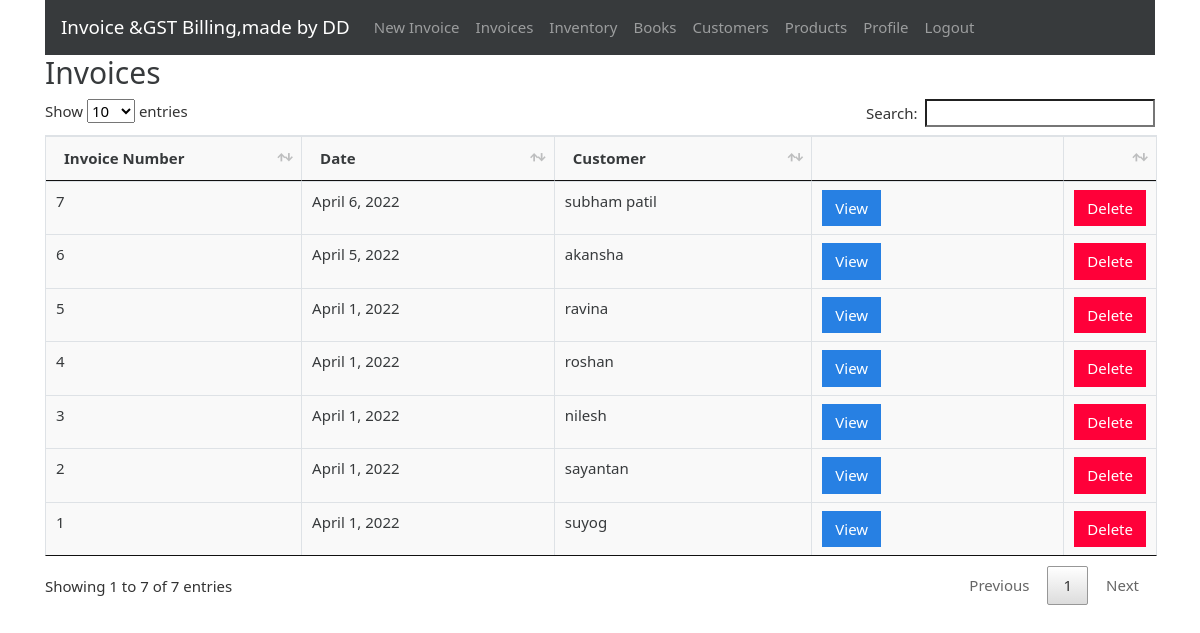
Screenshot of /invoices (signed in) with the database file from the repository.
### gstbillingapp/models.py (models this page shows, shortened)
class Invoice(models.Model):
    user = models.ForeignKey(User, null=True, blank=True, on_delete=models.SET_NULL)
    invoice_number = models.IntegerField()
    invoice_date = models.DateField()
    invoice_customer = models.ForeignKey(
        'Customer',
        on_delete=models.SET_NULL,
        null=True
    )
    invoice_json = models.TextField()
    inventory_reflected = models.BooleanField(default=True)
    books_reflected = models.BooleanField(default=True)

class Customer(models.Model):
    user = models.ForeignKey(User, null=True, blank=True, on_delete=models.SET_NULL)
    customer_name = models.CharField(max_length=200)
    customer_address = models.TextField(max_length=600, blank=True, null=True)
    customer_phone = models.CharField(max_length=14, blank=True, null=True)
    customer_gst = models.CharField(max_length=15, blank=True, null=True)
    def __str__(self):
        return self.customer_name

### gstbillingapp/views.py (the view)
# urls.py: path('invoices', views.invoices, name='invoices'),
@login_required
def invoices(request):
    context = {}
    context['invoices'] = Invoice.objects.filter(user=request.user).order_by('-id')
    return render(request, 'gstbillingapp/invoices.html', context)

### gstbillingapp/templates/gstbillingapp/invoices.html (shortened to what this page needs)
{% extends "gstbillingapp/base.html" %}
{% load static %}
{% block content %}
		<h2>Invoices</h2>
		<table class="table table-bordered" id="invoice-table">
		<thead>
			<tr>
				<th>Invoice Number</th>
				<th>Date</th>
				<th>Customer</th>
				<th></th>
				<th></th>
			</tr>
		</thead>
		<tbody class="two-col-form">
			{% for invoice in invoices %}
			<tr>
 				<td>{{invoice.invoice_number}}</td>
 				<td>{{invoice.invoice_date}}</td>
 				<td>{{invoice.invoice_customer}}</td>
				 <td><a href="{% url 'invoice_viewer' invoice.id %}"><button type="button" class="btn btn-primary">View</button></a></td>
				 <td><button type="button" class="btn btn-danger" data-toggle="modal" data-target="#invoiceDeleteModal" data-invoice-id="{{invoice.id}}" data-invoice-number="{{invoice.invoice_number}}, for {{invoice.invoice_customer}}">Delete</button></td>
			</tr>
			{% endfor %}
		</tbody>
		</table>
{% endblock %}

### gstbillingapp/templates/gstbillingapp/base.html (shortened to what this page needs)
{% load static %}
<!doctype html>
<html lang="en">
<head>
	<link rel="stylesheet" href="{% static "gstbillingapp/bootstrap-4.4.1-dist/css/bootstrap-cosmo.min.css" %}">
	<link rel="stylesheet" href="{% static "gstbillingapp/main.css" %}">
	<link rel="stylesheet" href="{% static "gstbillingapp/DataTables/jquery.dataTables.min.css" %}">
	<link rel="stylesheet" href="{% static "gstbillingapp/DataTables/dataTables.bootstrap4.min.css" %}">
</head>
<body>
	<div class="container">
		{% include "gstbillingapp/navbar.html" %}
		{% block content %}{% endblock %}
	</div>
</body>
</html>

### gstbillingapp/templates/gstbillingapp/navbar.html (shortened to what this page needs)
<nav class="navbar navbar-expand-lg navbar-dark bg-dark">
	<a class="navbar-brand" href="{% url 'landing_page' %}">Invoice &GST Billing,made by DD</a>
	<div class="collapse navbar-collapse" id="navbarSupportedContent">
		<ul class="navbar-nav mr-auto">
			{% if user.is_authenticated %}
			<li class="nav-item">
				<a class="nav-link" href="{% url 'invoice_create' %}">New Invoice <span class="sr-only">(current)</span></a>
			</li>
			<li class="nav-item">
				<a class="nav-link" href="{% url 'invoices' %}">Invoices</a>
			</li>
			<li class="nav-item">
				<a class="nav-link" href="{% url 'inventory' %}">Inventory</a>
			</li>
			<li class="nav-item">
				<a class="nav-link" href="{% url 'books' %}">Books</a>
			</li>
			<li class="nav-item">
				<a class="nav-link" href="{% url 'customers' %}">Customers</a>
			</li>
			<li class="nav-item">
				<a class="nav-link" href="{% url 'products' %}">Products</a>
			</li>
			<li class="nav-item">
				<a class="nav-link" href="{% url 'user_profile' %}">Profile</a>
			</li>
			<li class="nav-item">
				<a class="nav-link" href="{% url 'logout' %}?next=/">Logout</a>
			</li>
			{% endif %}
		</ul>
	</div>
</nav>

### gstbillingapp/static/gstbillingapp/main.css (style rules this page uses)
.table-bordered td, .table-bordered th { padding: 0.25em; }
.table-bordered tbody td, .table-bordered tbody th, .table-bordered thead th, .table-bordered thead td { background: #f9f9f9; }
.two-col-form td, .two-col-form th { width: 25%; }

### rows the page displays
Invoice: invoice_number "7", invoice_date "April 6, 2022", invoice_customer "subham patil"
Invoice: invoice_number "6", invoice_date "April 5, 2022", invoice_customer "akansha"
Invoice: invoice_number "5", invoice_date "April 1, 2022", invoice_customer "ravina"
Invoice: invoice_number "4", invoice_date "April 1, 2022", invoice_customer "roshan"
Invoice: invoice_number "3", invoice_date "April 1, 2022", invoice_customer "nilesh"
Invoice: invoice_number "2", invoice_date "April 1, 2022", invoice_customer "sayantan"
Invoice: invoice_number "1", invoice_date "April 1, 2022", invoice_customer "suyog"
